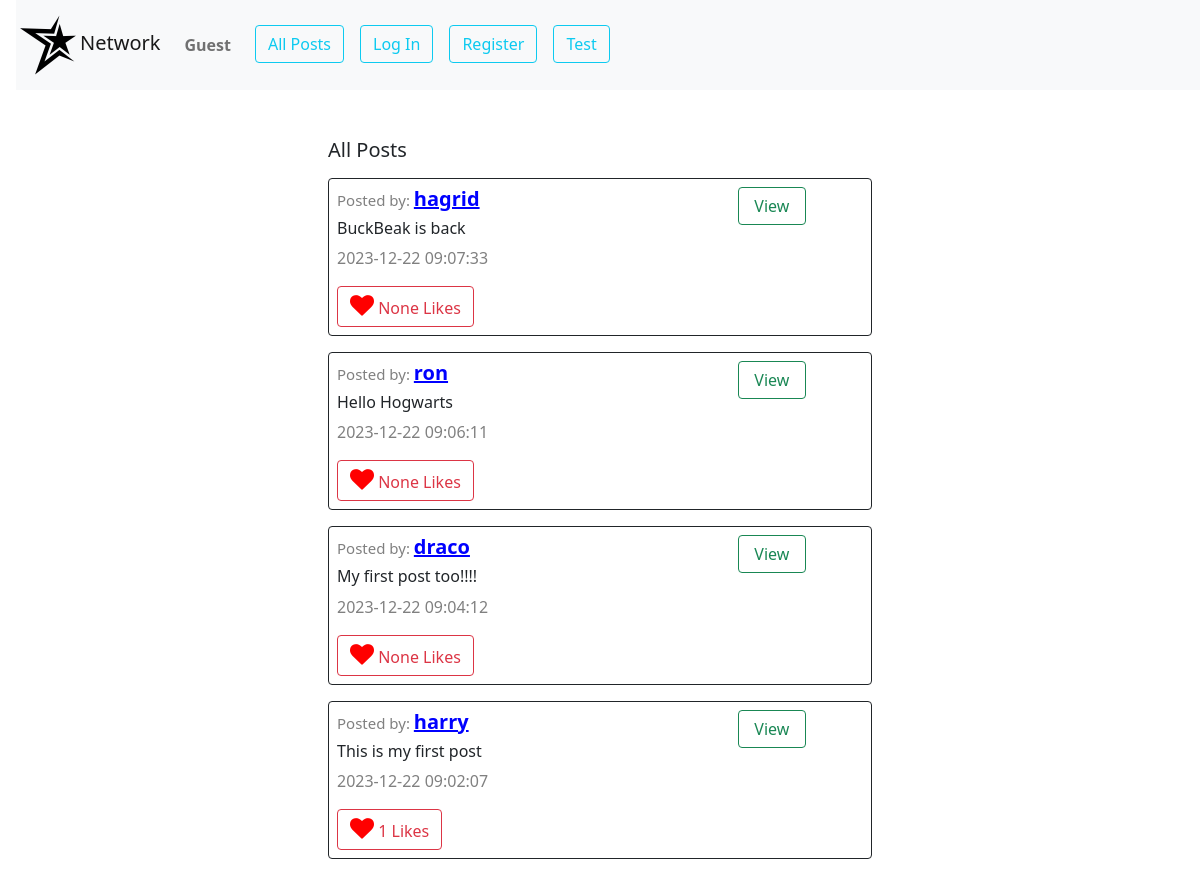
Before: / with the older database file.
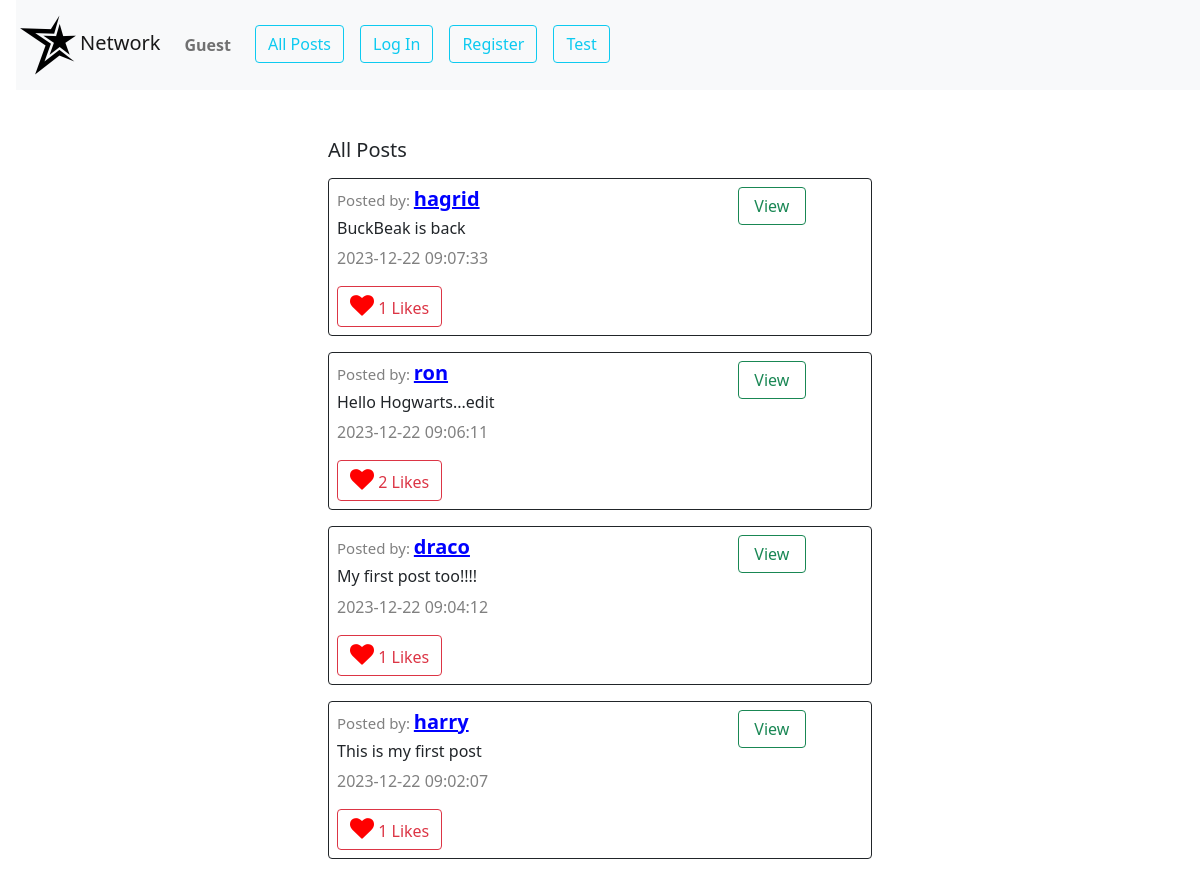
After: the same page with the newer database file.
### app.py (models this page shows, shortened)
class Posts(db.Model):
    __tablename__ = "posts"
    id = db.Column(db.Integer, primary_key=True)
    content = db.Column(db.String(150), nullable=False)
    created_at = db.Column(db.DateTime(timezone=True), server_default=db.func.current_timestamp())
    person_id = db.Column(db.Integer, db.ForeignKey('users.id'),nullable=False)
    likes=db.Column(db.Integer,default=0)

class Users(db.Model):
    __tablename__ = "users"
    id = db.Column(db.Integer, primary_key=True)
    username = db.Column(db.String(80), unique=True, nullable=False)
    hash = db.Column(db.String(200),nullable=False)
    email = db.Column(db.String(120), unique=True, nullable=False)
    first_name=db.Column(db.String(80), nullable=True)
    last_name=db.Column(db.String(80), nullable=True)
    profile_pic_addr=db.Column(db.String(200), nullable=True)
    user_posts=db.relationship('Posts',backref='owner',lazy='dynamic')
    user_comments=db.relationship('Comments',backref='commented_user',lazy='dynamic')
    followers = db.relationship('Users',
                                secondary = follow,
                                primaryjoin = (follow.c.following_id == id),
                                secondaryjoin = (follow.c.follower_id == id),
                                backref = 'following'
                                )

### app.py (the view, shortened to what this page needs)
@app.route("/", methods=["GET", "POST"])
def index():
    posts=Posts.query.order_by(Posts.created_at.desc()).all()
    user_id=session.get("user_id")
    if user_id:
        current_user=Users.query.filter_by(id=user_id).first()
    else:
        current_user=None
    return render_template("index.html",posts=posts,current_user=current_user)

### app.py (called while the page is built)
@app.after_request
def after_request(response):
    response.headers["Cache-Control"] = "no-cache, no-store, must-revalidate"
    response.headers["Expires"] = 0
    response.headers["Pragma"] = "no-cache"
    return response

### templates/index.html (shortened to what this page needs)
{% extends "layout.html" %} {% block body %}
<div id="index_div">
	<div id="post-view" class="container-fluid py-5 w-50">
		<h5 class="ms-3">All Posts</h5>
		{% for item in posts%}
		<div id="display_div_{{item.id}}" class="border border-dark m-3 p-2 rounded">
			<div class="row">
				<div class="col-9">
					<h5>
						<span style="color: grey; font-size: 15px">Posted by: </span
						><a
							style="font-weight: bold; color: blue"
							href="/profile/{{item.owner.id}}"
							>{{item.owner.username}}</a
						>
					</h5>
					<div id="index_content_div_{{item.id}}"><h6  class="mt-2">{{item.content}}</h6></div>
					<p><span style="color: grey">{{item.created_at}}</span></p>
					<button class="btn btn-outline-danger">
						<i style="font-size: 24px; color: red" class="fa">&#xf004;</i>
						{{item.likes}} Likes
					</button>
				</div>
				<div class="col-2 ">
					<div class="row">
						<button data-post_id="{{item.id}}" id="index_view_btn_{{item.id}}" class="btn btn-outline-success mb-1 w-75 view_btn">View</button>
					</div>
				</div>
			</div>
		</div>
		  {%endfor%}
	</div>
</div>
{% endblock %}

Changed rows visible on the page:
changed Posts "BuckBeak is back": likes "None" → "1"
changed Posts "ron": content "Hello Hogwarts" → "Hello Hogwarts...edit"; likes "None" → "2"
changed Posts "My first post too!!!!": likes "None" → "1"
